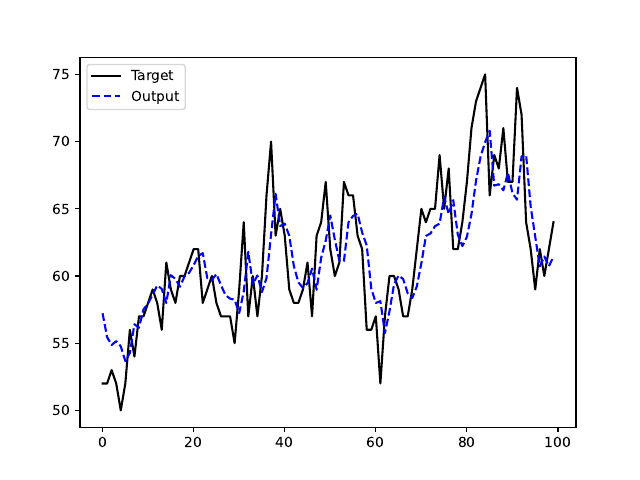

The Python source for this figure:
import pandas as pd
import numpy as np
import matplotlib.pyplot as plt
import matplotlib.animation as animation
from sklearn.preprocessing import MinMaxScaler
from RNN_module.RNN import RNN
from RNN_module.funcs import identity, CostOLS
from RNN_module.schedulers import Adam

cost_func = CostOLS
act_func_hidden = identity
act_func_output = identity
scheduler = Adam(eta=0.001, rho=0.9, rho2=0.999)

## Create RNN
rnn = RNN(cost_func, scheduler)
rnn.add_InputLayer(1)
rnn.add_RNNLayer(1, act_func_hidden)
rnn.add_OutputLayer(1, act_func_output)
rnn.reset_weights()

## Retrieve data
N = 100
val_start = 1000
N_val = 70
weather_data = pd.read_csv("../Data/clean_weather.csv")
x_orig = weather_data["tmax"][:N].to_numpy()
t_orig = weather_data["tmax_tomorrow"][:N].to_numpy()
x_val_orig = weather_data["tmax"][val_start:val_start+N_val].to_numpy()
t_val_orig = weather_data["tmax_tomorrow"][val_start:val_start+N_val].to_numpy()

x = x_orig[:, np.newaxis]
t = t_orig[:, np.newaxis]
x_val = x_val_orig[:,np.newaxis]
t_val = t_val_orig[:,np.newaxis]
sc = MinMaxScaler()
sc = sc.fit(x)

x = sc.transform(x)
t = sc.transform(t)
x_val = sc.transform(x_val)
t_val = sc.transform(t_val)

# Give data correct dimensions
x = x[np.newaxis,:]
t = t[np.newaxis,:]
x_val = x_val[np.newaxis,:]
t_val = t_val[np.newaxis,:]

## Train network on data
epochs = 50
batches = 1
scores = rnn.train(x, t, x_val, t_val, epochs=epochs, batches=batches, lmbd = 0.001, store_output=True)

## Extract output
epoch_arr = np.arange(1, epochs+1)
y_history_scaled = scores["y_train_history"]
train_error = scores["train_error"]
y_val_history_scaled = scores["y_val_history"]
val_error = scores["val_error"]

## Inversely scale output
y_history = np.zeros(y_history_scaled.shape)
for i in range(y_history_scaled.shape[0]):
    yi = y_history_scaled[i,0,:,:]
    yi_scaleback = sc.inverse_transform(yi)
    y_history[i,0,:,:] = yi_scaleback

## Plot error during training
plt.figure()
plt.plot(epoch_arr, train_error, label="Training error")
plt.plot(epoch_arr, val_error, label="Validation error")
plt.yscale("log")
plt.legend()
plt.savefig("Figures/Weather/weather_error.pdf")

## Plot output and target after training
seq_ind = np.arange(N)
y = y_history[-1,0,:,0]
plt.title("Maximum temperature over time.")
plt.xlabel("Number of days")
plt.ylabel("Temperature")
plt.figure()
plt.plot(seq_ind, t_orig, "k", label="Target")
plt.plot(seq_ind, y, "b--", label="Output")
plt.text(5, 70, f"Error: {train_error[-1]:.2f}")
plt.legend()
plt.savefig("Figures/Weather/weather.pdf")

## Extrapolate data using network
length = 50
y_extra = rnn.extrapolate(length)
y_extra = y_extra[0,:,:]
y_extra = sc.inverse_transform(y_extra)
y_extra = y_extra[:,0]
seq_extra = np.arange(N, N+length)
t_extra = weather_data["tmax_tomorrow"][N:N+length].to_numpy()
plt.figure()
plt.title("Maximum temperature over time.")
plt.xlabel("Number of days")
plt.ylabel("Temperature")
plt.plot(seq_ind, t_orig, "k", label="Target")
plt.plot(seq_extra, t_extra, "k:")
plt.plot([seq_ind[-1],seq_extra[0]], [t_orig[-1],t_extra[0]], "k--")
plt.plot(seq_ind, y, "b--", label="Output")
plt.plot([seq_ind[-1],seq_extra[0]], [y[-1],y_extra[0]], "r--")
plt.plot(seq_extra, y_extra, "r--", label="Extrapolation")
plt.yscale("log")
plt.legend()
plt.savefig("Figures/Weather/weather_extra.pdf")

## Plot validation results
seq_val = np.arange(N_val)
y_val = y_val_history_scaled[-1,0,:,:]
y_val = sc.inverse_transform(y_val)
y_val = y_val[:,0]
plt.figure()
plt.title("Maximum temperature over time.")
plt.xlabel("Number of days")
plt.ylabel("Temperature")
plt.plot(seq_val, t_val_orig, "k", label="Target")
plt.plot(seq_val, y_val, "b--", label="Output")
plt.text(1005, 55, f"Error: {val_error[-1]:.2f}")
plt.legend()
plt.savefig("Figures/Weather/weather_validation.pdf")


## Create animation of how the output fits to the target
y = y_history[0,0,:,0]
fig, ax = plt.subplots()
ax.set_title("Maximum temperature over time.")
ax.set_xlabel("Number of days")
ax.set_ylabel("Temperature")
t_plot = ax.plot(seq_ind, t_orig, "k", label="Target")[0]
y_plot = ax.plot(seq_ind, y, "b--", label="Output")[0]
epoch_text = ax.text(5, 70, f"Epoch: {0}")
error_text = ax.text(5, 68, f"Error: {train_error[0]:.2f}")
ax.set(xlim=[0,N], ylim=[np.min(t_orig)-1,np.max(t_orig)+1])
ax.legend()

def update_plot(frame):
    y = y_history[frame,0,:,0]
    y_plot.set_ydata(y)
    epoch_text.set_text(f"Epoch: {frame}")
    error_text.set_text(f"Error: {train_error[frame]:.2f}")
    return y_plot

anim = animation.FuncAnimation(fig=fig, func=update_plot, frames=epochs, interval=100)
anim.save("Figures/Weather/weather_anim.gif", writer="pillow")


## Create animation for validation results
## Inversely scale output
y_val_history = np.zeros(y_val_history_scaled.shape)
for i in range(y_val_history_scaled.shape[0]):
    yi = y_val_history_scaled[i,0,:,:]
    yi_scaleback = sc.inverse_transform(yi)
    y_val_history[i,0,:,:] = yi_scaleback

y_val = y_val_history[0,0,:,0]
fig, ax = plt.subplots()
ax.set_title("Maximum temperature over time.")
ax.set_xlabel("Number of days")
ax.set_ylabel("Temperature")
t_plot = ax.plot(seq_val, t_val_orig, "k", label="Target")[0]
y_plot = ax.plot(seq_val, y_val, "b--", label="Output")[0]
epoch_text = ax.text(5, 55, f"Epoch: {0}")
error_text = ax.text(5, 53, f"Error: {val_error[0]:.2f}")
ax.set(xlim=[0,N_val], ylim=[np.min(t_val_orig)-1,np.max(t_val_orig)+1])
ax.legend()

def update_plot(frame):
    y_val = y_val_history[frame,0,:,0]
    y_plot.set_ydata(y_val)
    epoch_text.set_text(f"Epoch: {frame}")
    error_text.set_text(f"Error: {val_error[frame]:.2f}")
    return y_plot

anim = animation.FuncAnimation(fig=fig, func=update_plot, frames=epochs, interval=100)
anim.save("Figures/Weather/weather_val_anim.gif", writer="pillow")